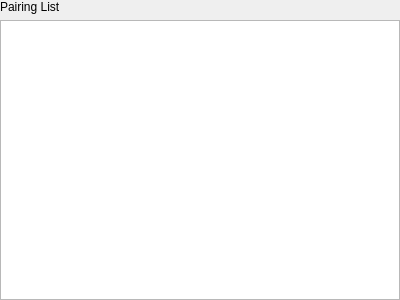
<?xml version="1.0" encoding="UTF-8"?>
<ui version="4.0">
 <class>PairingListWidget</class>
 <widget class="QWidget" name="PairingListWidget">
  <property name="geometry">
   <rect>
    <x>0</x>
    <y>0</y>
    <width>400</width>
    <height>300</height>
   </rect>
  </property>
  <property name="windowTitle">
   <string>Form</string>
  </property>
  <layout class="QGridLayout" name="gridLayout">
   <property name="leftMargin">
    <number>0</number>
   </property>
   <property name="topMargin">
    <number>0</number>
   </property>
   <property name="rightMargin">
    <number>0</number>
   </property>
   <property name="bottomMargin">
    <number>0</number>
   </property>
   <item row="1" column="0">
    <widget class="QListView" name="listViewNodes">
     <property name="sizePolicy">
      <sizepolicy hsizetype="Expanding" vsizetype="Expanding">
       <horstretch>0</horstretch>
       <verstretch>70</verstretch>
      </sizepolicy>
     </property>
     <property name="horizontalScrollBarPolicy">
      <enum>Qt::ScrollBarAlwaysOff</enum>
     </property>
     <property name="editTriggers">
      <set>QAbstractItemView::NoEditTriggers</set>
     </property>
     <property name="showDropIndicator" stdset="0">
      <bool>false</bool>
     </property>
     <property name="dragDropMode">
      <enum>QAbstractItemView::DragOnly</enum>
     </property>
     <property name="alternatingRowColors">
      <bool>true</bool>
     </property>
     <property name="selectionBehavior">
      <enum>QAbstractItemView::SelectRows</enum>
     </property>
     <property name="textElideMode">
      <enum>Qt::ElideMiddle</enum>
     </property>
     <property name="movement">
      <enum>QListView::Snap</enum>
     </property>
    </widget>
   </item>
   <item row="0" column="0">
    <widget class="QLabel" name="label">
     <property name="text">
      <string>Pairing List</string>
     </property>
    </widget>
   </item>
  </layout>
 </widget>
 <resources/>
 <connections/>
</ui>
